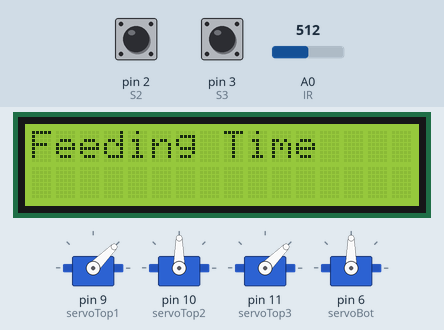
This sketch was run on a simulated Arduino Uno, built with avr-gcc and run on an emulated ATmega328P. Shown: 4 × servo, 16×2 character LCD. The inputs (shaded band) are chosen by the test bench; at power-on: A0 (IR) = 512, pin 2 (S2) HIGH, pin 3 (S3) HIGH. What the sketch prints to the serial monitor is not drawn.

Above: at 1.2 s.
1.3 s: A0 (IR) set to 105
4.3 s: A0 (IR) set to 94
10.3 s: A0 (IR) set to 20
At 11.3 s:
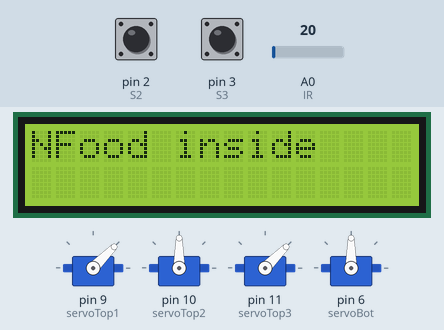
11.8 s: A0 (IR) set to 27
14.8 s: A0 (IR) set to 34
At 15.6 s:
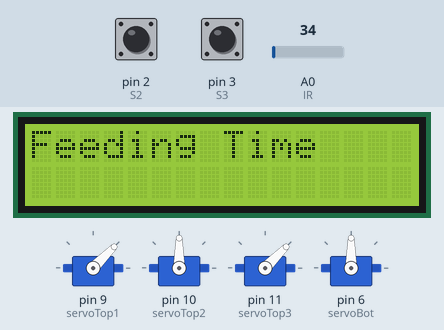
Timing chart, 0 to 17.8 s (numbered marks = the images above; inputs shaded):
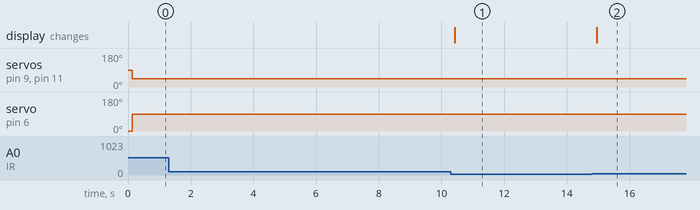

Measured:
- the behaviour switches between 30 and 31 on A0 (IR) (found by bisection; images 1 and 2)
- after the input at 1.3 s, every drawn part: stays the same
- after the input at 4.3 s, every drawn part: stays the same
- after the input at 10.3 s, the display: changes after 0.13 s (image 1)
- after the input at 11.8 s, every drawn part: stays the same
- after the input at 14.8 s, the display: changes after 0.15 s (image 2)

The sketch:

Design.ino
```cpp
#include <Servo.h>
#include <LiquidCrystal_I2C.h>

LiquidCrystal_I2C lcd(0x27,16,2); //LCD Display Setting
Servo servoTop1; //Top side servo 1
Servo servoTop2; //Top side servo 2
Servo servoTop3; //Top side servo 3
Servo servoBot; //Bottom side servo

const int IR = A0; //Set pin for the IR sensor
const int S1 = 1; //Set Switch 1 pin
const int S2 = 2; //Set Switch 2 pin
const int S3 = 3; //Set Switch 3 pin

int buttonState1 =0; //variable for reading the state of Switch 1
int buttonState2 =0; //variable for reading the state of Switch 2
int buttonState3 =0; //variable for reading the state of Switch 3
int sensVal = 0; // variable for reading the ir sensor
void setup() {

Serial.begin(9600); //Initiate Serial Monitor

//---Servo Startup Settings---/
  servoTop1.attach(9); //Set servo top1 to pin 9
  servoTop2.attach(10); //Set servo top2 to pin 10
  servoTop3.attach(11); //Set servo top3 to pin 11
  servoBot.attach(6); //Set servo bot to pin 6

  servoTop1.write(90); //Set to 90 degrees
  servoTop2.write(90); //Set to 90 degrees
  servoTop3.write(90); //Set to 90 degrees
  servoBot.write(0); //Set to 0 degrees
//---Servo Startup end---/

//---Initialize Switches and Sensor---/
  pinMode(S1, INPUT);
  pinMode(S2, INPUT);
  pinMode(S3, INPUT);
  pinMode(IR, INPUT);

  digitalWrite(S1, HIGH);
  digitalWrite(S2, HIGH);
  digitalWrite(S3, HIGH);

//---LCD Initialize---/
  lcd.begin();
  lcd.backlight();
  lcd.clear();
  lcd.setCursor(0,0);
  lcd.print("System Start");
//---LCD Initialize end---/


}

void loop() {

  sensVal = analogRead(IR); //read the analog value of sensor
  buttonState1 = digitalRead(S1); //read the state of switch 1
  buttonState2 = digitalRead(S2); //read the state of switch 2
  buttonState3 = digitalRead(S3); //read the state of switch 3

  Serial.print("Current Sensor Value: ");
  Serial.print(sensVal);
  Serial.print("|");

  Serial.println("Switch 1 Status: ");
  Serial.print(buttonState1);
  Serial.println("Switch 2 Status: ");
  Serial.print(buttonState2);
  Serial.println("Switch 3 Status: ");
  Serial.print(buttonState3);

  if (sensVal<30) //IF the amount of feeds is not enough
  {
    lcd.clear();
    lcd.setCursor(0,0);
    lcd.print("Not enough");
    lcd.setCursor(1,0);
    lcd.print("Food inside");
  }

  if (sensVal>30) //IF the amount of feeds is sufficient
  {
    lcd.clear();
    lcd.setCursor(0,0);
    lcd.print("Food Status");
    lcd.setCursor(1,0);
    lcd.print("Sufficient");

    if(S1 == LOW)
    {
      servoTop1.write(90); //Keep hole close
    }else if(S1 == HIGH && "If it already feeding time")
    {
      servoTop1.write(45); //Open Hole 45 degrees
    }

    if(S2 == LOW)
    {
      servoTop2.write(90); //Keep hole close
    }else if(S2 == HIGH && "If it already feeding time")
    {
      servoTop2.write(45); //Open Hole 45 degrees
    }

    if(S3 == LOW)
    {
      servoTop3.write(90); //Keep hole close
    }else if(S1 == HIGH && "If it already feeding time")
    {
      servoTop3.write(45); //Open Hole 45 degrees
    }

    //This can be switched to while statement instead of IF statement
    //depends on you
    if ("If weight is equal to and it's  feeding time")
    {

      lcd.clear();
      lcd.setCursor(0,0);
      lcd.print("Feeding Time");

      servoBot.write(90);//Open hole
    }else if ("If weight is equal to and it's not yet feeding time")
    {
      servoBot.write(0);
    }


  }


}
```
